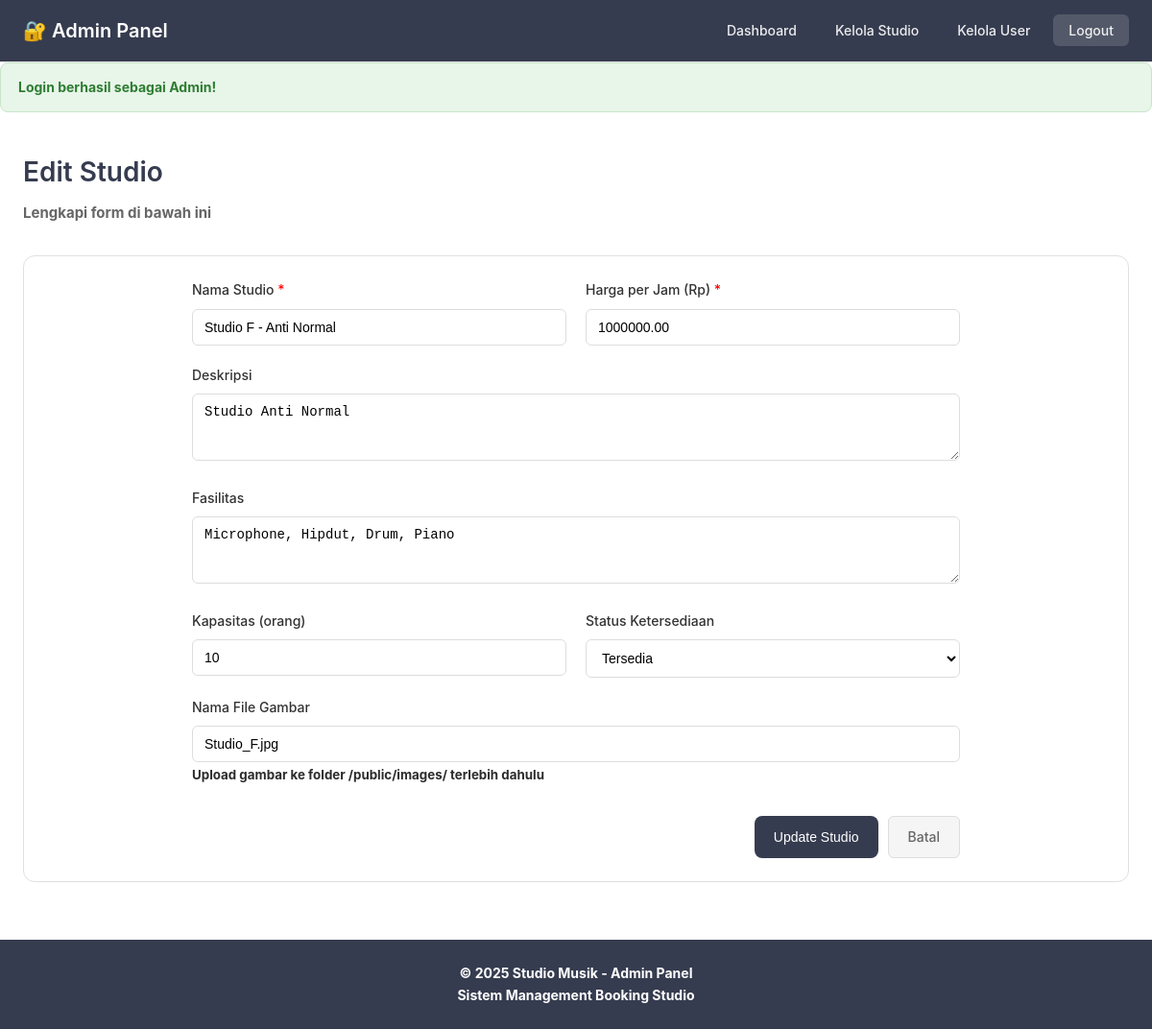
Before: /public/index.php?url=admin/editStudio/5 (signed in) with the older database file.
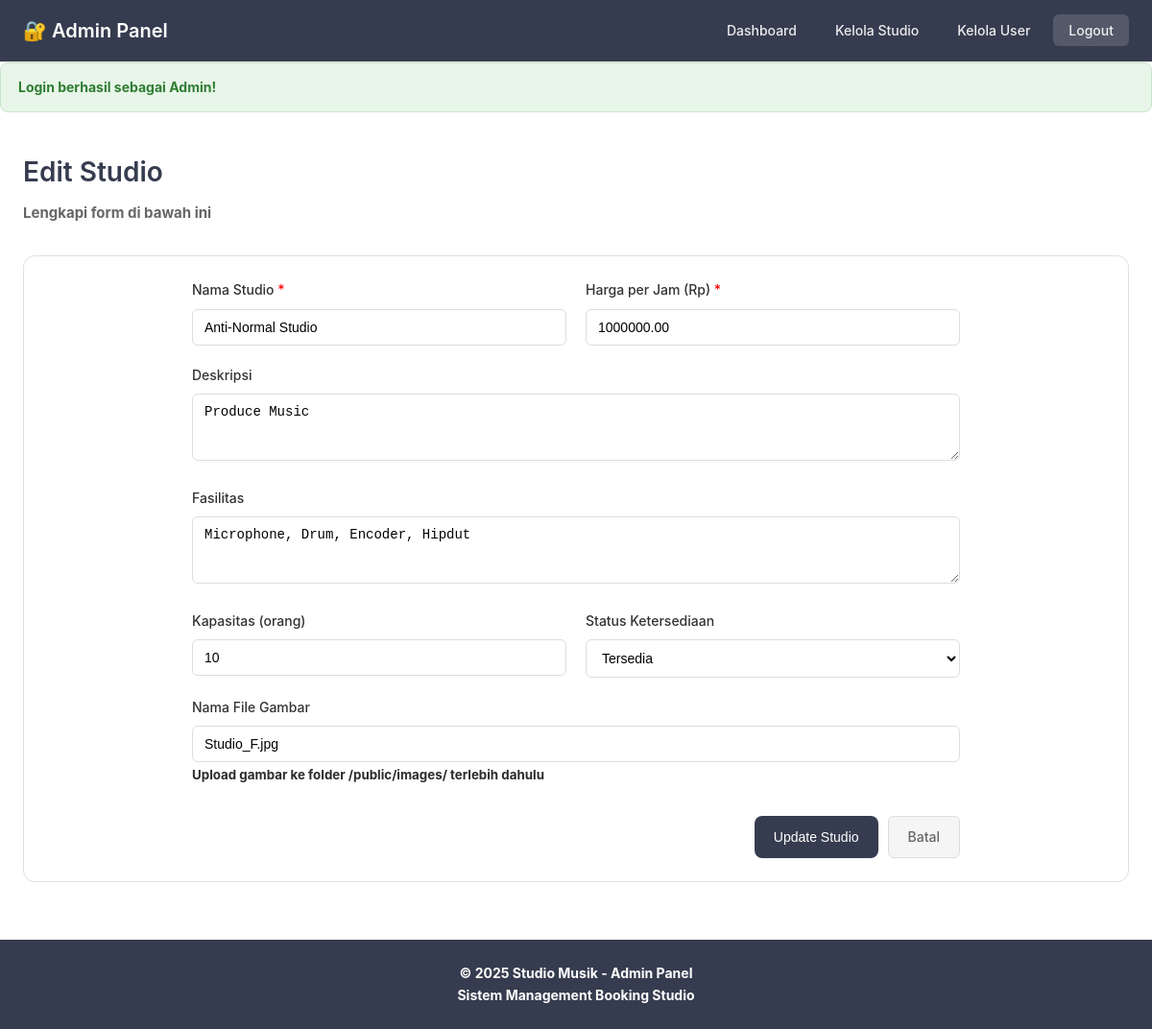
After: the same page with the newer database file.
### tables this page shows
CREATE TABLE `studios` (
  `id_studio` int(11) NOT NULL,
  `nama_studio` varchar(100) NOT NULL,
  `deskripsi` text DEFAULT NULL,
  `harga_per_jam` decimal(10,2) NOT NULL,
  `fasilitas` text DEFAULT NULL,
  `kapasitas` int(11) NOT NULL,
  `gambar` varchar(255) DEFAULT NULL,
  `status_ketersediaan` enum('Tersedia','Tidak Tersedia') DEFAULT 'Tersedia',
  `created_at` timestamp NULL DEFAULT current_timestamp()
);

### app/controllers/AdminController.php (called while the page is built, shortened)
<?php
require_once __DIR__ . '/../../core/Controller.php';
class AdminController extends Controller {
    public function editStudio($id_studio = null) {
        $studioModel = $this->model('Studio');
        $studio = $studioModel->findById($id_studio);
        $data = [
            'admin' => $_SESSION['admin'],
            'studio' => $studio,
            'title' => 'Edit Studio'
        ];
        $this->view('admin/studio_form', $data);
    }
}
?>

### core/Model.php (called while the page is built, shortened)
<?php
class Model {
    public function __construct() {
        require_once __DIR__ . '/../config/Database.php';
        $database = new Database();
        $this->db = $database->getConnection();
    }
}
?>

### config/Database.php (called while the page is built, shortened)
<?php
class Database {
    private $host = "localhost";
    private $db_name = "studio_music";
    private $username = "root";
    private $password = "";
    public function getConnection() {
        $this->conn = null;
        try {
            $this->conn = new PDO(
                "mysql:host=" . $this->host . ";dbname=" . $this->db_name,
                $this->username,
                $this->password
            );
            $this->conn->setAttribute(PDO::ATTR_ERRMODE, PDO::ERRMODE_EXCEPTION);
            $this->conn->exec("set names utf8");
        } catch(PDOException $e) {
            echo "Connection Error: " . $e->getMessage();
        }
        return $this->conn;
    }
}
?>

### app/models/Studio.php (called while the page is built, shortened)
<?php
require_once __DIR__ . '/../../core/Model.php';
class Studio extends Model {
    protected $table = 'studios';
    public function findById($id_studio) {
        $query = "SELECT * FROM " . $this->table . " WHERE id_studio = :id LIMIT 1";
        $stmt = $this->db->prepare($query);
        $stmt->bindParam(':id', $id_studio, PDO::PARAM_INT);
        $stmt->execute();
        return $stmt->fetch(PDO::FETCH_ASSOC);
    }
}
?>

### app/views/admin/studio_form.php (the view, shortened to what the changed rows need)
<?php include __DIR__ . '/header.php'; ?>
<div class="admin-dashboard-container">
    <div class="page-header">
        <h1><?= isset($studio) ? 'Edit Studio' : 'Tambah Studio Baru' ?></h1>
        <p>Lengkapi form di bawah ini</p>
    </div>
    <div class="admin-section">
        <form method="POST" action="/Studio-Music/public/index.php?url=admin/saveStudio" class="studio-form">
            <div class="form-row">
                <div class="form-group">
                    <label for="nama_studio">Nama Studio <span style="color: red;">*</span></label>
                    <input type="text" id="nama_studio" name="nama_studio" class="form-control"
                           value="<?= isset($studio) ? htmlspecialchars($studio['nama_studio']) : '' ?>"
                           required>
                </div>
                <div class="form-group">
                    <label for="harga_per_jam">Harga per Jam (Rp) <span style="color: red;">*</span></label>
                    <input type="number" id="harga_per_jam" name="harga_per_jam" class="form-control"
                           value="<?= isset($studio) ? $studio['harga_per_jam'] : '' ?>"
                           required min="0" step="1000">
                </div>
            </div>
            <div class="form-group">
                <label for="deskripsi">Deskripsi</label>
                <textarea id="deskripsi" name="deskripsi" class="form-control" rows="3"><?= isset($studio) ? htmlspecialchars($studio['deskripsi']) : '' ?></textarea>
            </div>
            <div class="form-group">
                <label for="fasilitas">Fasilitas</label>
                <textarea id="fasilitas" name="fasilitas" class="form-control" rows="3"
                          placeholder="Contoh: Microphone Condenser, Audio Interface, Drum Set, Keyboard"><?= isset($studio) ? htmlspecialchars($studio['fasilitas']) : '' ?></textarea>
            </div>
            <div class="form-row">
                <div class="form-group">
                    <label for="kapasitas">Kapasitas (orang)</label>
                    <input type="number" id="kapasitas" name="kapasitas" class="form-control"
                           value="<?= isset($studio) ? $studio['kapasitas'] : '' ?>"
                           min="1">
                </div>
                <div class="form-group">
                    <label for="status_ketersediaan">Status Ketersediaan</label>
                    <select id="status_ketersediaan" name="status_ketersediaan" class="form-control">
                        <option value="Tersedia" <?= isset($studio) && $studio['status_ketersediaan'] == 'Tersedia' ? 'selected' : '' ?>>Tersedia</option>
                    </select>
                </div>
            </div>
            <div class="form-group">
                <label for="gambar">Nama File Gambar</label>
                <input type="text" id="gambar" name="gambar" class="form-control"
                       value="<?= isset($studio) ? htmlspecialchars($studio['gambar']) : 'default-studio.jpg' ?>"
                       placeholder="contoh: studio-a.jpg">
                <small>Upload gambar ke folder /public/images/ terlebih dahulu</small>
            </div>
            <div class="form-actions">
                <button type="submit" class="btn btn-primary">
                    <?= isset($studio) ? 'Update Studio' : 'Tambah Studio' ?>
                </button>
                <a href="/Studio-Music/public/index.php?url=admin/studios" class="btn btn-secondary">
                    Batal
                </a>
            </div>
        </form>
    </div>
</div>
<?php include __DIR__ . '/footer.php'; ?>

Changed rows visible on the page:
changed studios "Tersedia": nama_studio "Studio F - Anti Normal" → "Anti-Normal Studio"; deskripsi "Studio Anti Normal" → "Produce Music"; fasilitas "Microphone, Hipdut, Drum, Piano" → "Microphone, Drum, Encoder, Hipdut"
